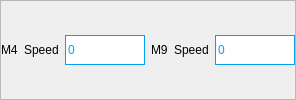
           <widget class="QFrame" name="frame_62">
            <property name="frameShape">
             <enum>QFrame::StyledPanel</enum>
            </property>
            <property name="frameShadow">
             <enum>QFrame::Raised</enum>
            </property>
            <layout class="QHBoxLayout" name="horizontalLayout_39">
             <property name="leftMargin">
              <number>0</number>
             </property>
             <property name="topMargin">
              <number>0</number>
             </property>
             <property name="rightMargin">
              <number>0</number>
             </property>
             <property name="bottomMargin">
              <number>0</number>
             </property>
             <item>
              <widget class="QLabel" name="label_70">
               <property name="text">
                <string>M4</string>
               </property>
              </widget>
             </item>
             <item>
              <widget class="QLabel" name="label_67">
               <property name="text">
                <string>Speed</string>
               </property>
              </widget>
             </item>
             <item>
              <widget class="QLineEdit" name="lineEdit_71">
               <property name="minimumSize">
                <size>
                 <width>60</width>
                 <height>30</height>
                </size>
               </property>
               <property name="maximumSize">
                <size>
                 <width>80</width>
                 <height>16777215</height>
                </size>
               </property>
               <property name="styleSheet">
                <string notr="true">border: 1px solid  rgb(5, 161, 245);
color: rgb(5, 161, 245);</string>
               </property>
               <property name="text">
                <string>0</string>
               </property>
               <property name="readOnly">
                <bool>true</bool>
               </property>
              </widget>
             </item>
             <item>
              <widget class="QLabel" name="label_68">
               <property name="text">
                <string>M9</string>
               </property>
              </widget>
             </item>
             <item>
              <widget class="QLabel" name="label_69">
               <property name="text">
                <string>Speed</string>
               </property>
              </widget>
             </item>
             <item>
              <widget class="QLineEdit" name="lineEdit_70">
               <property name="minimumSize">
                <size>
                 <width>60</width>
                 <height>30</height>
                </size>
               </property>
               <property name="maximumSize">
                <size>
                 <width>80</width>
                 <height>16777215</height>
                </size>
               </property>
               <property name="styleSheet">
                <string notr="true">border: 1px solid  rgb(5, 161, 245);
color: rgb(5, 161, 245);</string>
               </property>
               <property name="text">
                <string>0</string>
               </property>
               <property name="readOnly">
                <bool>true</bool>
               </property>
              </widget>
             </item>
            </layout>
           </widget>
